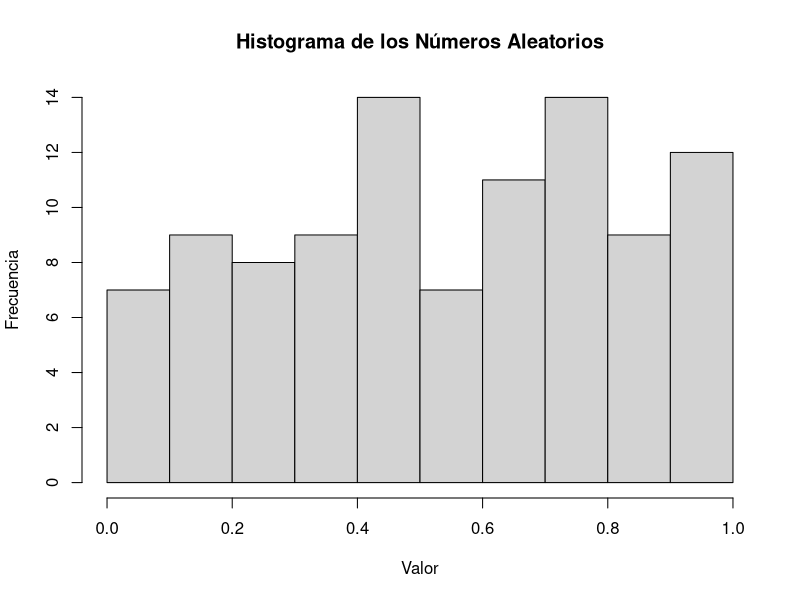
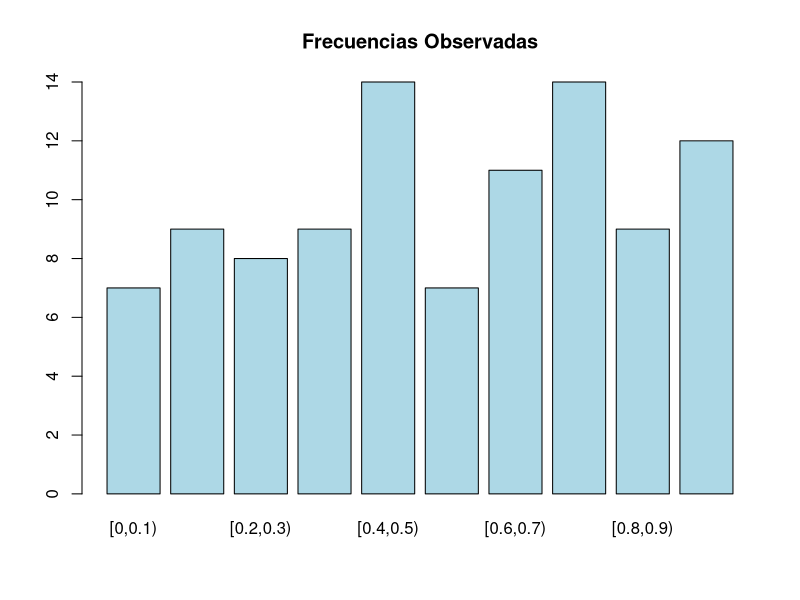

Source code (R) for these figures, in order:
# Se desarrolló por la Ing. Marcela Parra, Mg.
# Prueba de Varianza para Números Aleatorios del 0 al 1

# 1. Ingresar el valor de n (tamaño de la muestra)
n = 100
cat("Tamaño de la muestra (n):", n, "\n")

# 2. Definir el valor de m (número de intervalos)
m = sqrt(n)
cat("Número de intervalos (m):", m, "\n")

# 3. Ingresar el valor de alpha (nivel de significancia)
alpha = 0.05
cat("Nivel de significancia (alpha):", alpha, "\n")

# 4. Ingresar los valores de r (números aleatorios)
r <- c(0.347, 0.832, 0.966, 0.472, 0.797, 0.101, 0.696, 0.966, 0.404, 0.603, 
       0.993, 0.371, 0.729, 0.067, 0.189, 0.977, 0.843, 0.562, 0.549, 0.992, 
       0.674, 0.628, 0.055, 0.494, 0.494, 0.235, 0.178, 0.775, 0.797, 0.252, 
       0.426, 0.054, 0.022, 0.742, 0.674, 0.898, 0.641, 0.674, 0.821, 0.19, 
       0.46, 0.224, 0.99, 0.786, 0.393, 0.461, 0.011, 0.977, 0.246, 0.881, 
       0.189, 0.753, 0.73, 0.797, 0.292, 0.876, 0.707, 0.562, 0.562, 0.821, 
       0.112, 0.191, 0.584, 0.347, 0.426, 0.057, 0.819, 0.303, 0.404, 0.64, 
       0.37, 0.314, 0.731, 0.742, 0.213, 0.472, 0.641, 0.944, 0.28, 0.663, 
       0.909, 0.764, 0.999, 0.303, 0.718, 0.933, 0.056, 0.415, 0.819, 0.444, 
       0.178, 0.516, 0.437, 0.393, 0.268, 0.123, 0.945, 0.527, 0.459, 0.652)
cat("Datos de la muestra:\n", r, "\n")

# 5. Graficar histograma de los datos
hist(r, main = "Histograma de los Números Aleatorios", xlab = "Valor", ylab = "Frecuencia")

# 6. Crear los límites de los intervalos
interval_size = 1 / m
breaks <- seq(0, 1, by = interval_size)

# 7. Crear la tabla de frecuencias observadas
data_cutr <- cut(r, breaks = breaks, include.lowest = TRUE, right = FALSE)
freq_obs_table <- table(data_cutr)
cat("Frecuencias observadas por intervalo:\n", freq_obs_table, "\n")

# 8. Graficar las frecuencias observadas en barra
barplot(freq_obs_table, main = "Frecuencias Observadas", col = "lightblue")

# 9. Calcular la frecuencia esperada (en una distribución uniforme debería ser igual para todos los intervalos)
freq_esperada <- n / m
cat("Frecuencia esperada por intervalo:", freq_esperada, "\n")

# 10. Calcular el chi-cuadrado para cada intervalo
chi_calculado <- ((freq_obs_table - freq_esperada)^2) / freq_esperada
cat("Chi-cuadrado calculado por intervalo:\n", chi_calculado, "\n")

# 11. Sumar los valores de chi-cuadrado para obtener el chi-cuadrado total
chi_total <- sum(chi_calculado)
cat("Chi-cuadrado total:", chi_total, "\n")

# 12. Obtener el valor crítico de chi-cuadrado
gl <- m - 1  # Grados de libertad
chi_critico <- qchisq(1 - alpha, df = gl)
cat("Valor crítico de Chi-cuadrado:", chi_critico, "\n")

# 13. Comparar chi_total con chi_critico
if (chi_total < chi_critico) {
    conclusion <- "No se rechaza la hipótesis nula. Los datos se distribuyen uniformemente."
} else {
    conclusion <- "Se rechaza la hipótesis nula. Los datos no se distribuyen uniformemente."
}

# 14. Imprimir la conclusión
cat("Conclusión: ", conclusion, "\n")
